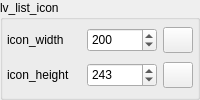
                <widget class="QGroupBox" name="gBox_lv_list_icon">
                 <property name="title">
                  <string>lv_list_icon</string>
                 </property>
                 <layout class="QGridLayout" name="gridLayout_3" columnstretch="1,0,0">
                  <property name="leftMargin">
                   <number>4</number>
                  </property>
                  <property name="topMargin">
                   <number>4</number>
                  </property>
                  <property name="rightMargin">
                   <number>4</number>
                  </property>
                  <property name="bottomMargin">
                   <number>4</number>
                  </property>
                  <item row="0" column="0">
                   <widget class="QLabel" name="lb_cfg_5">
                    <property name="text">
                     <string>icon_width</string>
                    </property>
                   </widget>
                  </item>
                  <item row="1" column="0">
                   <widget class="QLabel" name="lb_cfg_6">
                    <property name="text">
                     <string>icon_height</string>
                    </property>
                   </widget>
                  </item>
                  <item row="1" column="2">
                   <widget class="QPushButton" name="btn_icon_height_def">
                    <property name="minimumSize">
                     <size>
                      <width>30</width>
                      <height>26</height>
                     </size>
                    </property>
                    <property name="maximumSize">
                     <size>
                      <width>30</width>
                      <height>26</height>
                     </size>
                    </property>
                    <property name="icon">
                     <iconset resource="../res/gr-lida.qrc">
                      <normaloff>:/img16/reset.png</normaloff>:/img16/reset.png</iconset>
                    </property>
                   </widget>
                  </item>
                  <item row="0" column="1">
                   <widget class="QSpinBox" name="icon_width">
                    <property name="minimumSize">
                     <size>
                      <width>70</width>
                      <height>24</height>
                     </size>
                    </property>
                    <property name="maximum">
                     <number>512</number>
                    </property>
                    <property name="value">
                     <number>200</number>
                    </property>
                   </widget>
                  </item>
                  <item row="0" column="2">
                   <widget class="QPushButton" name="btn_icon_width_def">
                    <property name="minimumSize">
                     <size>
                      <width>30</width>
                      <height>26</height>
                     </size>
                    </property>
                    <property name="maximumSize">
                     <size>
                      <width>30</width>
                      <height>26</height>
                     </size>
                    </property>
                    <property name="icon">
                     <iconset resource="../res/gr-lida.qrc">
                      <normaloff>:/img16/reset.png</normaloff>:/img16/reset.png</iconset>
                    </property>
                   </widget>
                  </item>
                  <item row="1" column="1">
                   <widget class="QSpinBox" name="icon_height">
                    <property name="minimumSize">
                     <size>
                      <width>70</width>
                      <height>24</height>
                     </size>
                    </property>
                    <property name="maximum">
                     <number>512</number>
                    </property>
                    <property name="value">
                     <number>243</number>
                    </property>
                   </widget>
                  </item>
                 </layout>
                </widget>
